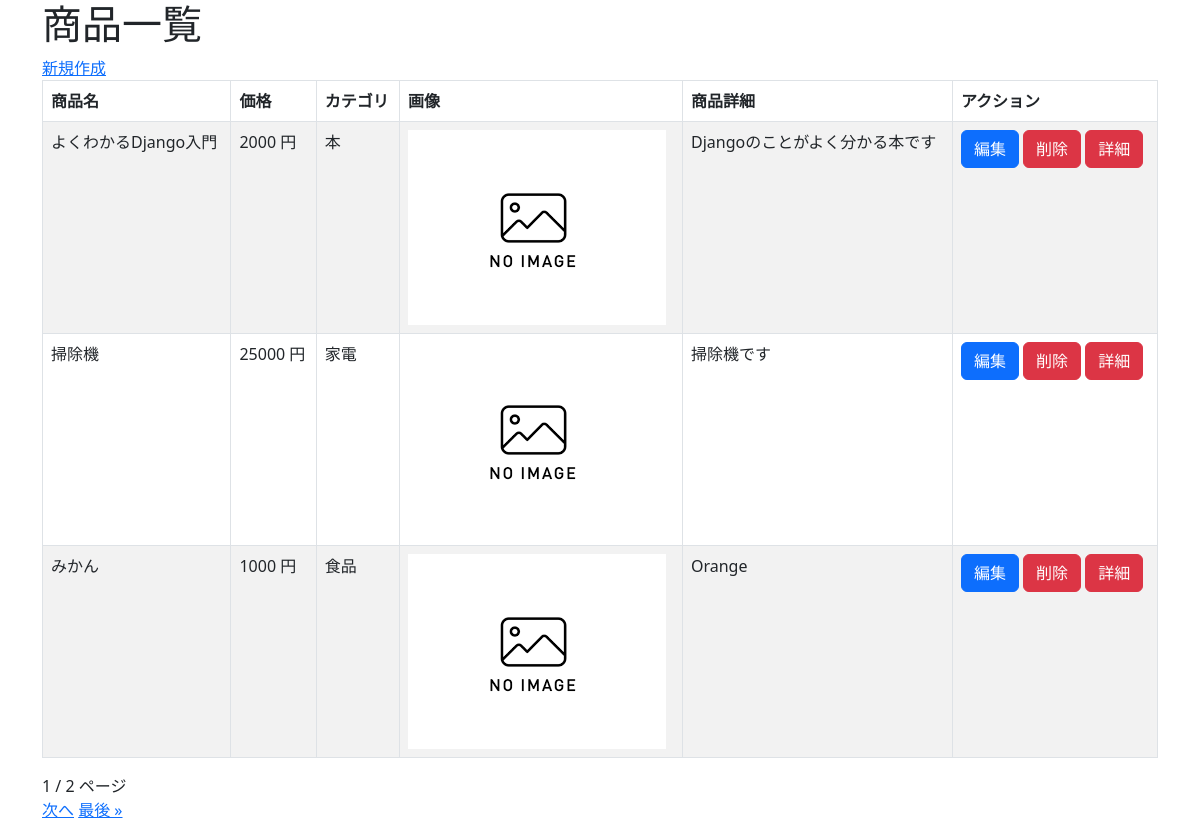
/crud/, run on the app's committed database.
### crud/models.py (models this page shows, shortened)
class Product(models.Model):
    name = models.CharField(max_length=200)
    price = models.PositiveIntegerField()
    category = models.ForeignKey(Category, on_delete=models.CASCADE)
    category = models.ForeignKey(Category, on_delete=models.CASCADE)
    img = models.ImageField(blank=True, default='noImage.png')
    detail = models.TextField(blank=True, null=True)

class Category(models.Model):
    name = models.CharField(max_length=200)
    def __str__(self):
        return self.name

### crud/views.py (the view)
# urls.py: path('crud/', views.ProductListView.as_view(), name="list"),
class ProductListView(ListView):
    model = Product
    template_name = "list.html"
    paginate_by = 3

### crud/templates/crud/product_list.html (shortened to what this page needs)
{% extends "base.html" %}
 {% block content %}
 <h1>商品一覧</h1>
 <a href="{% url 'new' %}">新規作成</a>
<table class="table table-striped table-hover table-bordered">
     <thead>
         <tr>
             <th>商品名</th>
             <th>価格</th>
             <th>カテゴリ</th>
             <th>画像</th>
             <th>商品詳細</th>
             <th>アクション</th>
         </tr>
     </thead>
     {% for product in object_list %}
     <tr>
         <td>{{ product.name }}</td>
         <td>{{ product.price }} 円</td>
         <td>{{ product.category }}</td>
         <td><img src="{{ product.img.url }}" style="width:100px height:auto;"></td>
         <td>{{ product.detail }}</td>
         <td>
            <button class="btn btn-primary" onclick="location.href='{% url 'edit' pk=product.pk %}'">編集</button>
            <button class="btn btn-danger" onclick="location.href='{% url 'delete' pk=product.pk %}'">削除</button>
            <button class="btn btn-danger" onclick="location.href='{% url 'detail' pk=product.pk %}'">詳細</button>
        </td>
     </tr>
     {% endfor %}
 </table>
 {{ page_obj.number }} / {{ page_obj.paginator.num_pages }} ページ<br>
 {% if page_obj.has_next %}
 <a href="?page={{ page_obj.next_page_number }}">次へ</a>
 <a href="?page={{ page_obj.paginator.num_pages }}">最後 &raquo;</a>
 {% endif %}
 {% endblock %}

### crud/templates/base.html (shortened to what this page needs)
<!DOCTYPE html>
<html lang="ja">
<head>
    <link href="https://cdn.jsdelivr.net/npm/bootstrap@5.3.0-alpha3/dist/css/bootstrap.min.css" rel="stylesheet">
</head>
<body>
    <div class="container">
        {% block content %}{% endblock %}
    </div>
</body>
</html>

### data on the page
Product: name "よくわかるDjango入門", price "2000", category "本", img (placeholder picture), detail "Djangoのことがよく分かる本です"
Product: name "掃除機", price "25000", category "家電", img (placeholder picture), detail "掃除機です"
Product: name "みかん", price "1000", category "食品", img (placeholder picture), detail "Orange"

### other printed values
{{ page_obj.number }} "1"
{{ page_obj.paginator.num_pages }} "2"
